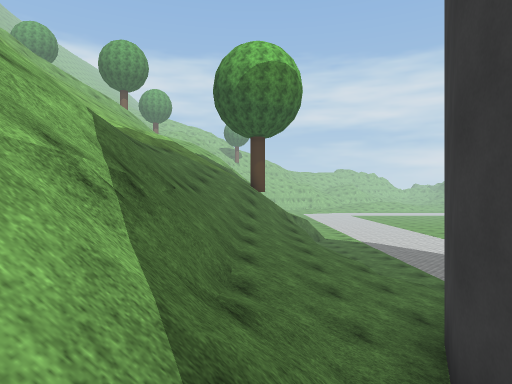
View 1 (above)

24 first-person views from a walk through a Unity game level. The camera is 1.4 m above the floor, looks level and sees 75° across. The floor is counted in squares, 2 m on a side. Each view is taken from the middle of a square. On the plan, view 1 faces up. The plan holds only what a view shows up to about 10 squares ahead; the rest is blank. The place goes on beyond the plan. Some trees and plants on the terrain are drawn as simple stand-ins. The player character is not drawn. Surface patterns are stand-ins for the level's own textures.

View 2
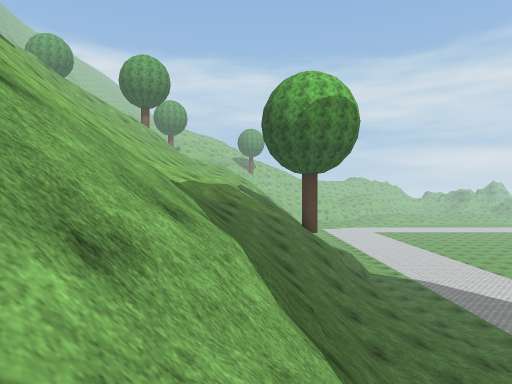

View 3
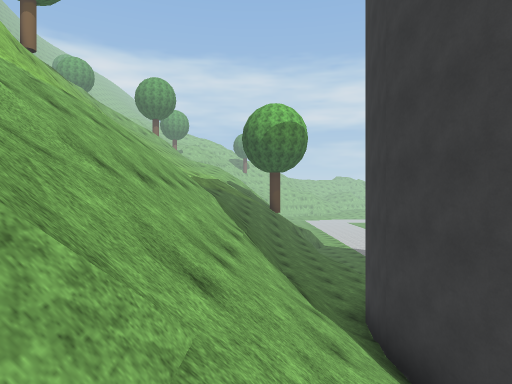

View 4
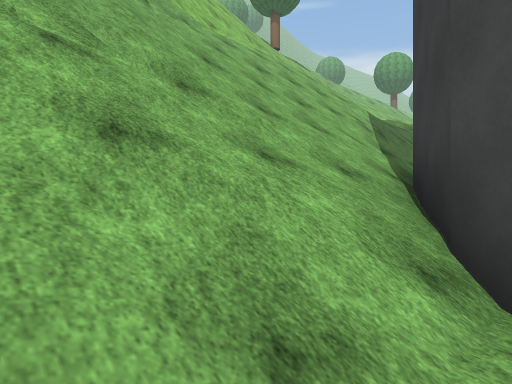

View 5
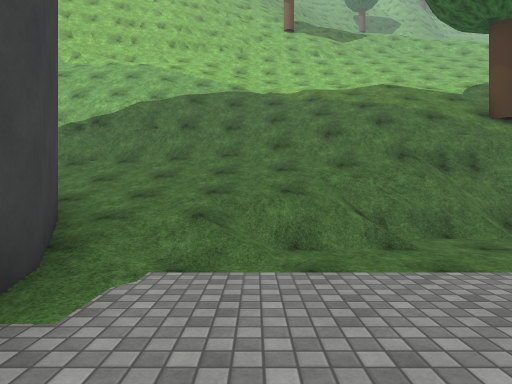

View 6
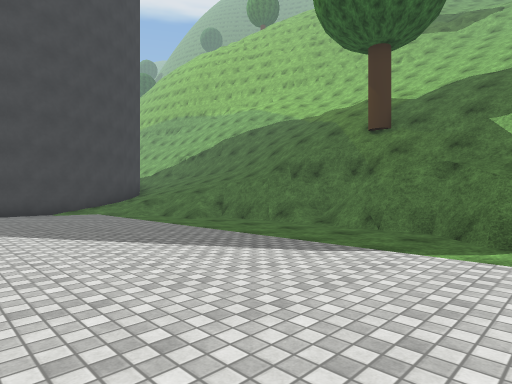

View 7
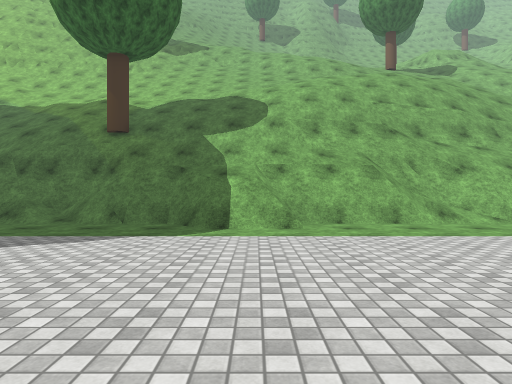

View 8
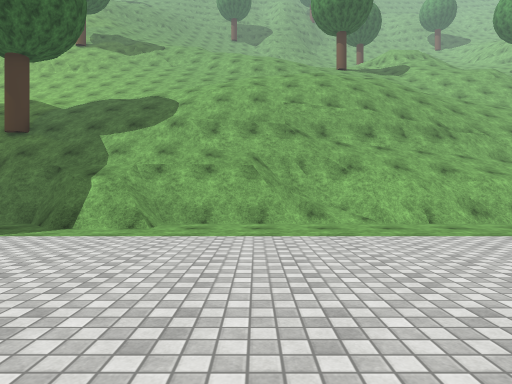

View 9
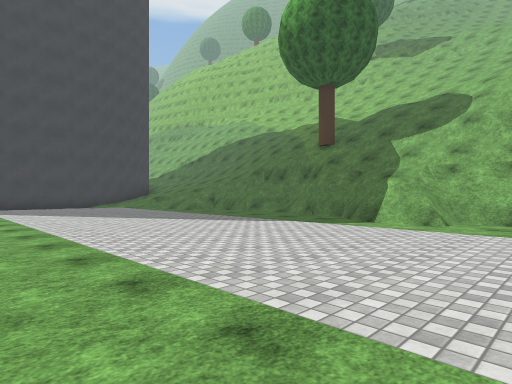

View 10
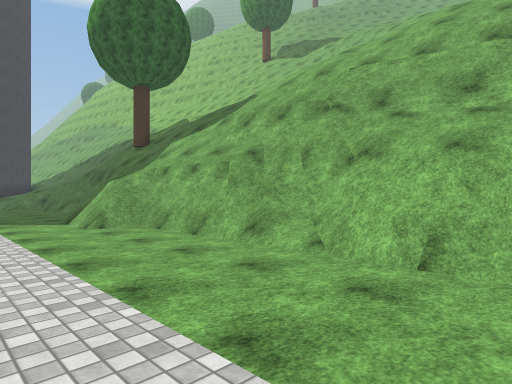

View 11
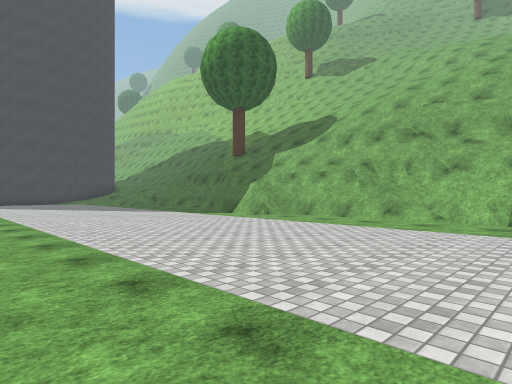

View 12
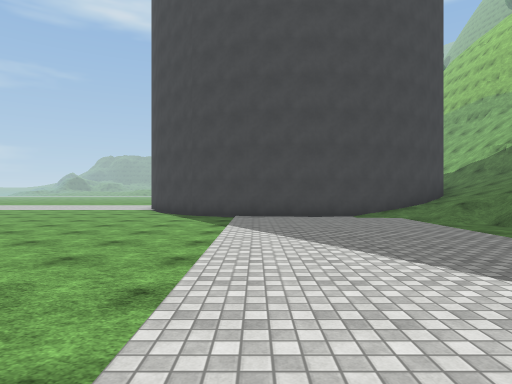

View 13
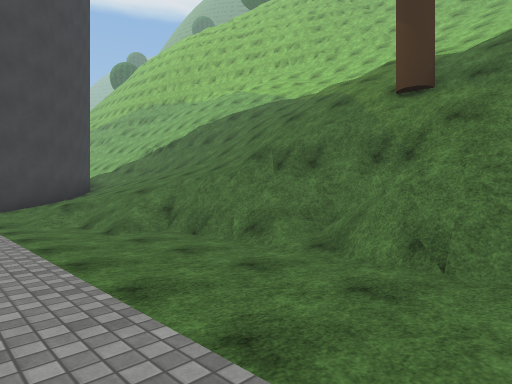

View 14
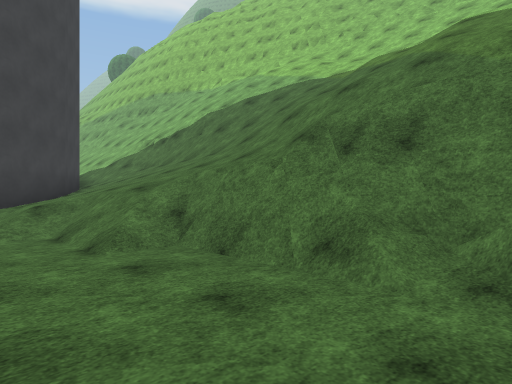

View 15
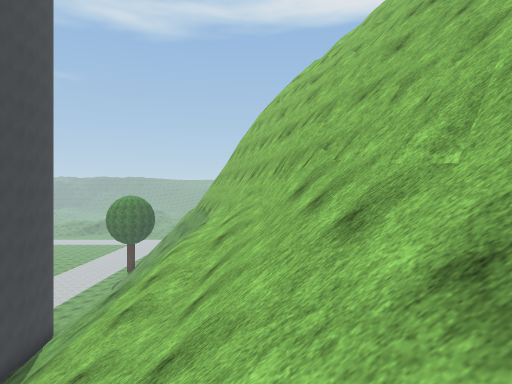

View 16
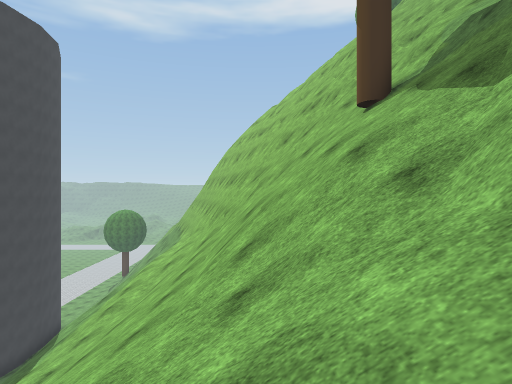

View 17
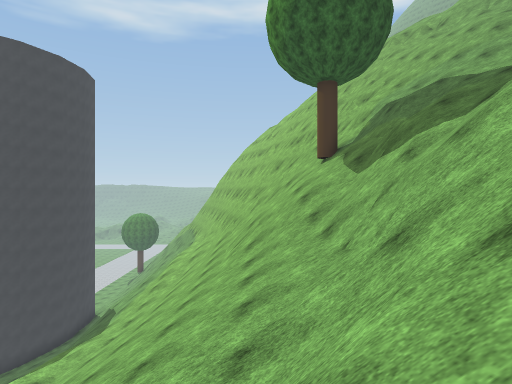

View 18
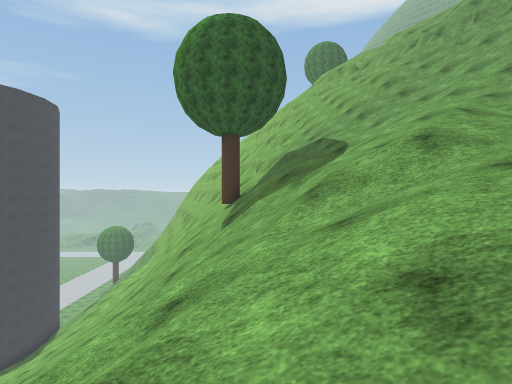

View 19
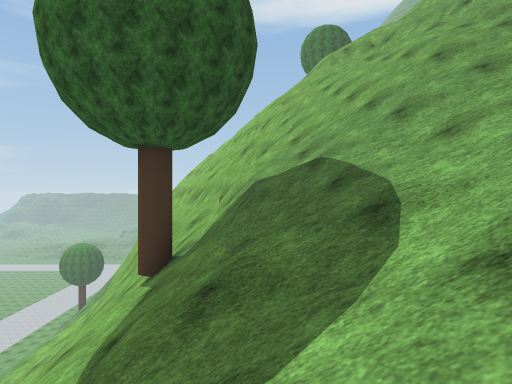

View 20
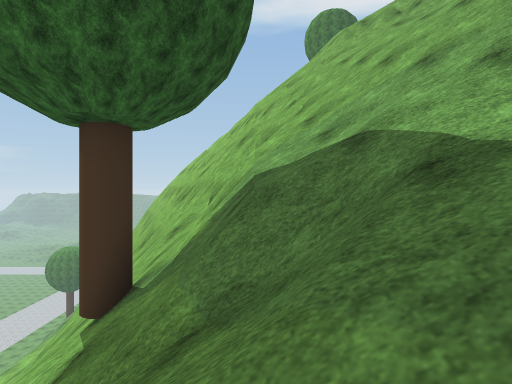

View 21
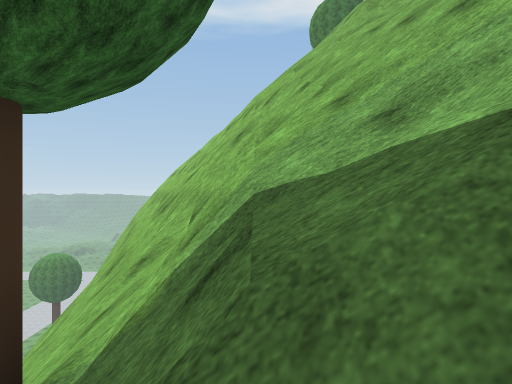

View 22
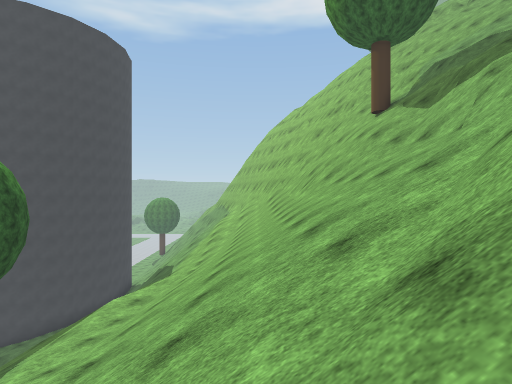

View 23
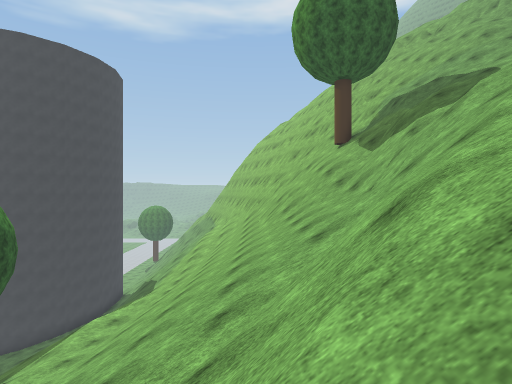

View 24
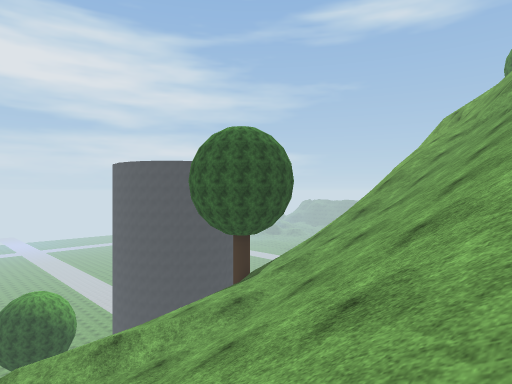

### Floor plan
Key: @ floor where view 1 was taken; # wall or solid block; . main floor; : floor 0.75 m higher than the main floor; + floor 8.75 m higher than the main floor; * floor 28.75 m higher than the main floor; % floor 29.75 m higher than the main floor; & floor 30.5 m higher than the main floor; / step, stairs or slope; = window, fence, low wall or low ledge; ^ raised ledge; v drop or lower ground; T tree.
Columns run from 20 left of view 1 to 11 right of it. Each row starts with its distance up from view 1.
 26                     ///.........
 25                  //#//=.........
 24                 ///#//=.........
 23                 ///#/#/.........
 22             /   ///=v#=.........
 21         /  ///   ///=/#.........
 20        ///////    //v/#.........
 19       /////////    ///v=........
 18 /    ///////////    ///#........
 17 /// ///////////// /////#........
 16 //////////=///////////#........
 15 //////////////////////#........
 14 ////////////////////T//.........
 13  ////////=//////+////v/.........
 12  ///////////////+////v/.........
 11  ///////=/////////////#.........
 10   //////=T//////////////........
  9  ##////v=///////////////........
  8  v#////##///=////////////.......
  7   #////##//v==/////////:/.......
  6   ##///v=#=v##/////////:.######.
  5    #=/v^######/////////###
  4    ###*vv#####=///==//##
  3      #%vvv####=////=//#
  2      #&vvvv  ^=////=//#
  1                //////##
  0                /////@##
 -1                ///////#
 -2                #//////#
 -3                ##/////##
 -4                   /////#
 -5                    ////.
 -6                     ///.

Positions as (right, up) in squares from view 1, and headings:
1: (0, 0), facing up
2: (-2, 1), facing up
3: (-1, -5), facing up
4: (3, -6), facing up-left
5: (8, 8), facing left
6: (9, 18), facing down-left
7: (10, 18), facing left
8: (10, 21), facing left
9: (11, 21), facing down-left
10: (6, 26), facing down-left
11: (11, 26), facing down-left
12: (9, 16), facing down
13: (6, 16), facing down-left
14: (5, 14), facing down-left
15: (-7, 12), facing down
16: (-9, 16), facing down
17: (-9, 20), facing down
18: (-12, 21), facing down
19: (-13, 16), facing down
20: (-13, 14), facing down
21: (-13, 12), facing down
22: (-7, 21), facing down
23: (-8, 22), facing down
24: (-20, 18), facing down-right
